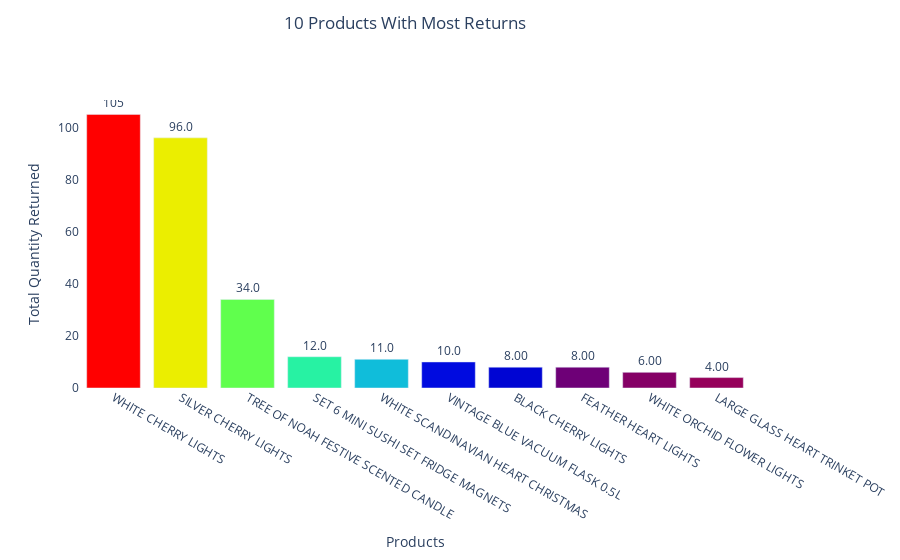

Notebook code cell kept with this figure:
### Code cell
fig = go.Figure(data=[
    go.Bar(name='10 Products With Most Returns', 
           x=retail_products_asc['Description'].astype(str), 
           y=retail_products_asc['Quantity'],
           marker_opacity=1,
           marker={'color': retail_products_desc['Quantity'],
                   'colorscale': 'Rainbow'}
          )
    ])

fig.update_traces(texttemplate='%{y:.3s}', textposition='outside')
fig.update_layout(barmode='group', showlegend=False)

fig.update_layout(title='10 Products With Most Returns',
                  title_x=0.45,
                  title_y=0.97,
                  xaxis_title="Products",
                  yaxis_title="Total Quantity Returned",
                  plot_bgcolor='white')
fig.show()

### Figure 1 — Plotly figure (JSON) as saved in the notebook; plotly's stock layout.template omitted (floating-point values rounded to 4 significant figures)
{"data": [{"marker": {"color": [107489, 90008, 79434, 74564, 70390, 55051, 53169, 45742, 44507, 43602], "colorscale": [[0, "rgb(150,0,90)"], [0.125, "rgb(0,0,200)"], [0.25, "rgb(0,25,255)"], [0.375, "rgb(0,152,255)"], [0.5, "rgb(44,255,150)"], [0.625, "rgb(151,255,0)"], [0.75, "rgb(255,234,0)"], [0.875, "rgb(255,111,0)"], [1, "rgb(255,0,0)"]], "opacity": 1}, "name": "10 Products With Most Returns", "textposition": "outside", "texttemplate": "%{y:.3s}", "type": "bar", "x": ["WHITE CHERRY LIGHTS", "SILVER CHERRY LIGHTS", "TREE OF NOAH FESTIVE SCENTED CANDLE", "SET 6 MINI SUSHI SET FRIDGE MAGNETS", "WHITE SCANDINAVIAN HEART CHRISTMAS", "VINTAGE BLUE VACUUM FLASK 0.5L ", "BLACK CHERRY LIGHTS", "FEATHER HEART LIGHTS", "WHITE ORCHID FLOWER LIGHTS", "LARGE GLASS HEART TRINKET POT"], "y": [105, 96, 34, 12, 11, 10, 8, 8, 6, 4]}], "layout": {"barmode": "group", "plot_bgcolor": "white", "showlegend": false, "title": {"text": "10 Products With Most Returns", "x": 0.45, "y": 0.97}, "xaxis": {"title": {"text": "Products"}}, "yaxis": {"title": {"text": "Total Quantity Returned"}}}}
